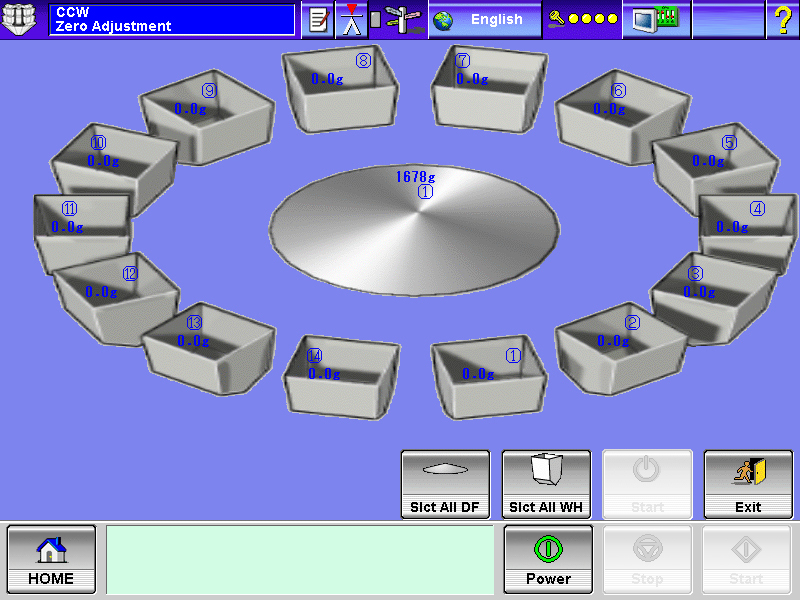
#> input picture CCWRSimulator/assets/screens/zero-adjust.jpg, 800 x 600 px, found by its file name
$ python tint_selection.py public/screens/zero-adjust.jpg public/screens
#> lines starting #> are read from the running program, lines starting #| are printed output that depends on the picture; after the words box and inside, x2 and y2 are one past the last pixel; in counts of white or black regions, pixels touching at a corner belong together
#> in main, im is the input picture: PIL image 800x600 RGB; mean R, G, B 144.1, 149, 202.6
#!/usr/bin/env python3
"""Make the Zero Adjustment selection states from our own artwork.

On the real unit, Slct All WH turns every weigh hopper blue and Slct All DF
turns the dispersion table blue: blue means selected, and Start only runs on
what is selected. The extracted screen shows everything DESELECTED, and the
movie recolors the shapes at runtime, so there is no second bitmap to extract.

Rather than photograph the selected states under the emulator — which would put
Ruffle's rendering into the shipped art — the shapes are found in our own
screenshot and recolored here. The screen stays pixel-accurate; only the fill
of the hoppers and the disc changes, the way the machine changes it.

The shapes are separable by color alone: the hoppers and the disc are
achromatic 3D renders, the wallpaper behind them is blue-purple, and the head
numbers and weights are blue text. What is left after taking the achromatic
pixels is exactly the parts that light up.

    python3 tools/tint_selection.py public/screens/zero-adjust.jpg public/screens
"""
import os
import sys

import numpy as np
from PIL import Image

# Measured on individual hopper faces, against a verified capture of the
# running original showing the ring selected:
#
#   hopper 8   off (108,109,128) -> on (75,75,202)
#   hopper 1   off (150,152,185) -> on (93,95,210)
#   hopper 11  off (160,161,167) -> on (74,74,193)
#
# Note the output barely moves while the input spans 108-160: selecting does
# not scale the grey, it REPLACES it with a blue that keeps only a little of
# the original shading. A per-channel multiply reproduces neither the hue nor
# that compression — it just washes the shapes out — so the shade is rebuilt
# from luminance instead.
BLUE_BASE = (38, 39, 148)   # the colour at zero luminance
BLUE_GAIN = (0.30, 0.30, 0.35)   # how much of the original shading survives


def recolor(value):
    return tuple(BLUE_BASE[c] + value * BLUE_GAIN[c] for c in range(3))


TOP_BAR = 40      # title bar — never part of the ring
BOTTOM_BAR = 440  # fixed key bar


def shape_mask(rgb):
    """The hoppers and the dispersion table: everything that is not wallpaper.

    Keying on the SHAPES' own colour fails — their shaded interiors are noisy
    after JPEG, so the mask comes out full of pinholes and recolouring stipples
    it. The wallpaper behind them, by contrast, is one flat purple. Masking what
    is NOT wallpaper gives solid shapes, dark interiors included.
    """
    r, g, b = rgb[..., 0], rgb[..., 1], rgb[..., 2]
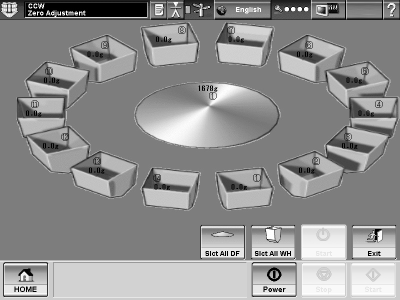
#> r: shape (600, 800) (shown at 1/2 size); min 0, max 255, mean 144.1
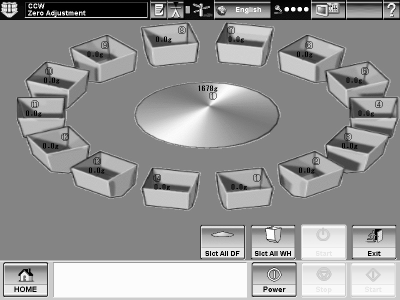
#> g: shape (600, 800) (shown at 1/2 size); min 0, max 255, mean 149
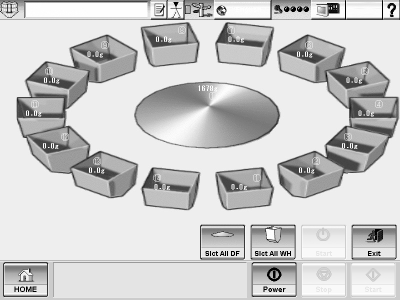
#> b: shape (600, 800) (shown at 1/2 size); min 0, max 255, mean 202.6
    # Sampled from an empty corner of the screen area.
    br, bg, bb = 125, 132, 238
    wallpaper = (abs(r - br) < 26) & (abs(g - bg) < 26) & (abs(b - bb) < 26)
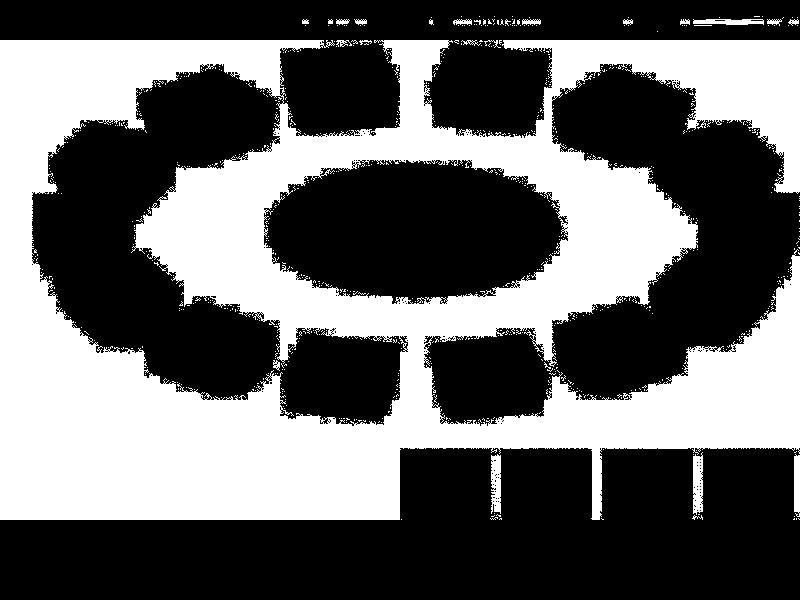
#> wallpaper: shape (600, 800) bool; 40.6% white; 781 white regions (760 under 20 px), largest, box (x1, y1, x2, y2) and area: (0, 40, 800, 520) 190890, (693, 452, 703, 515) 533, (491, 454, 501, 514) 503
    m = ~wallpaper
    m[:TOP_BAR, :] = False
    m[BOTTOM_BAR:, :] = False
#> m: shape (600, 800) bool; 34.1% white; 70 white regions (66 under 20 px), largest, box (x1, y1, x2, y2) and area: (32, 40, 408, 426) 64962, (424, 64, 800, 426) 55264, (264, 160, 568, 304) 33410, (424, 40, 552, 138) 9858
    # The head numbers and weights are blue text ON the shapes, so they are
    # already inside the mask and recolour with them, exactly as the unit does.
    return m


# The dispersion table, measured on the artwork and checked by drawing it back
# over the screen. Separating it from the ring geometrically beats connected
# components here: JPEG noise speckles the masks and fragments the flood fill.
TABLE = {'cx': 420, 'cy': 233, 'rx': 148, 'ry': 70}


def split(mask):
    """(hoppers, dispersion table) — the table is what falls inside the ellipse."""
    h, w = mask.shape
    yy, xx = np.mgrid[0:h, 0:w]
    inside = (((xx - TABLE['cx']) / TABLE['rx']) ** 2
              + ((yy - TABLE['cy']) / TABLE['ry']) ** 2) <= 1.0
    return mask & ~inside, mask & inside


# The head numbers and weights are printed in the RCU's blue on the grey
# shapes. Recoloured with everything else they vanish into the new blue, so
# they are lifted to near-white instead — which is how they read on the real
# unit once a hopper is selected.
TEXT_ON_BLUE = (235, 238, 255)


def text_mask(rgb):
    r, g, b = rgb[..., 0], rgb[..., 1], rgb[..., 2]
    return (r < 120) & (g < 120) & (b > 110) & (b - r > 45)


def tinted(rgb, mask):
    """Recolor the masked shapes to the selected blue, keeping their shading."""
    out = rgb.astype(float).copy()
    lum = rgb.astype(float).mean(axis=2)
    text = text_mask(rgb.astype(int)) & mask
    fill = mask & ~text
    for c in range(3):
        ch = out[..., c]
        ch[fill] = np.clip(BLUE_BASE[c] + lum[fill] * BLUE_GAIN[c], 0, 255)
        ch[text] = TEXT_ON_BLUE[c]
    return out.astype('uint8')


def main(src, outdir):
    im = Image.open(src).convert('RGB')
    rgb = np.asarray(im)
    mask = shape_mask(rgb)
    hoppers, disc = split(mask)
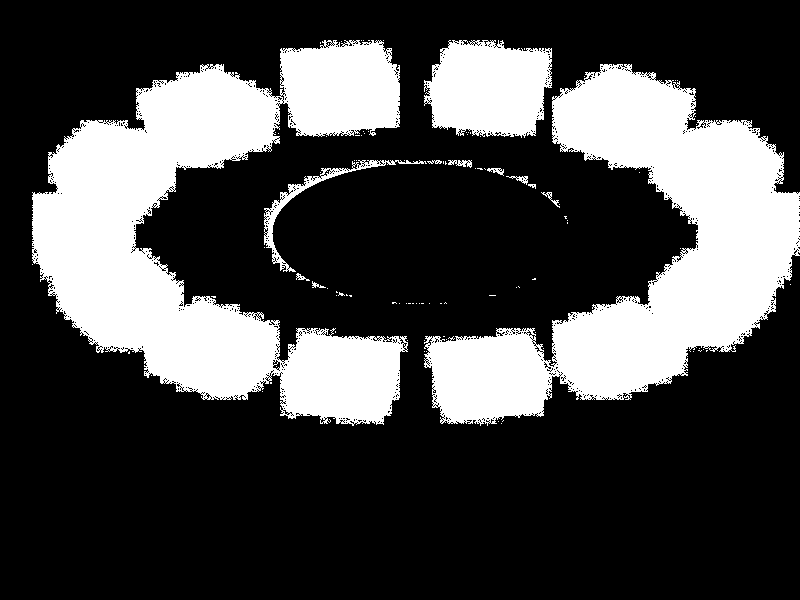
#> hoppers: shape (600, 800) bool; 27.5% white; 100 white regions (88 under 20 px), largest, box (x1, y1, x2, y2) and area: (32, 40, 408, 426) 64962, (424, 64, 800, 426) 55264, (424, 40, 552, 138) 9858
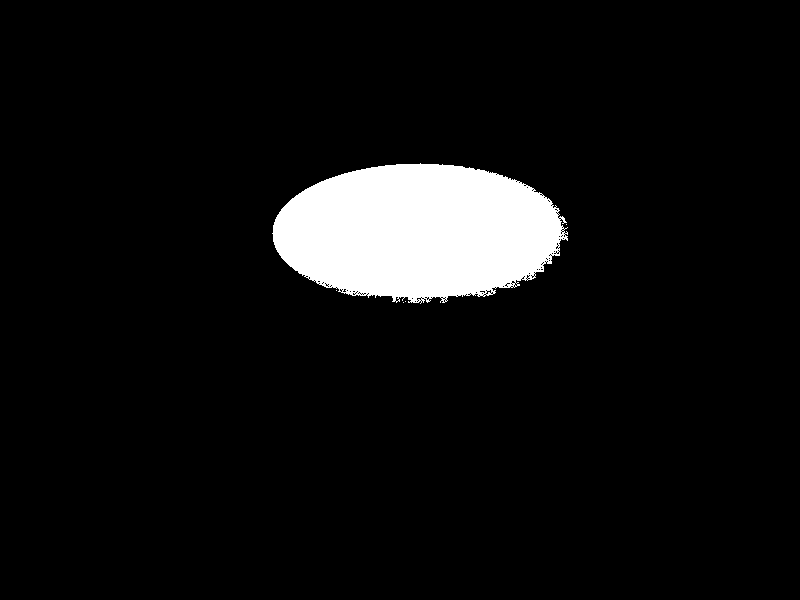
#> disc: shape (600, 800) bool; 6.5% white; 5 white regions (4 under 20 px), largest, box (x1, y1, x2, y2) and area: (272, 163, 568, 304) 31396
    print('hoppers %d px, dispersion table %d px' % (hoppers.sum(), disc.sum()))
#| hoppers 132194 px, dispersion table 31400 px

    stem = os.path.splitext(os.path.basename(src))[0]
    for name, m in (('wh', hoppers), ('df', disc), ('wh-df', hoppers | disc)):
        path = os.path.join(outdir, f'{stem}--{name}.jpg')
        Image.fromarray(tinted(rgb, m)).save(path, quality=92)
        print('  wrote', path)
#> this loop made 3 passes
#> name on passes 1 to 3: 'wh', 'df', 'wh-df'
#> (printed output is left out)
#> pass 1, in tinted, `lum = rgb.astype(float).mean(axis=2)`:
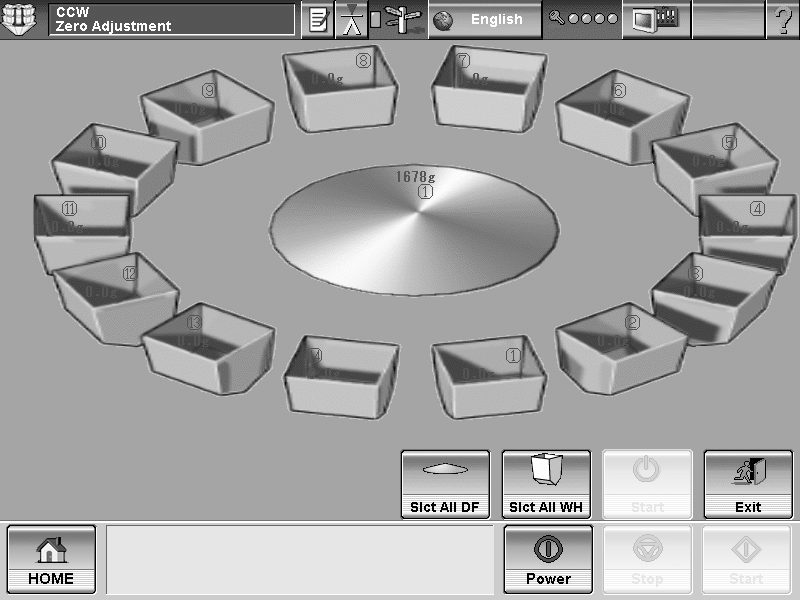
#> lum: shape (600, 800) float64; min 0, max 255, mean 165.2


if __name__ == '__main__':
    if len(sys.argv) != 3:
        raise SystemExit(__doc__)
    main(sys.argv[1], sys.argv[2])

$ run again, with CCWRSimulator/assets/screens/assistant.jpg copied over CCWRSimulator/assets/screens/zero-adjust.jpg
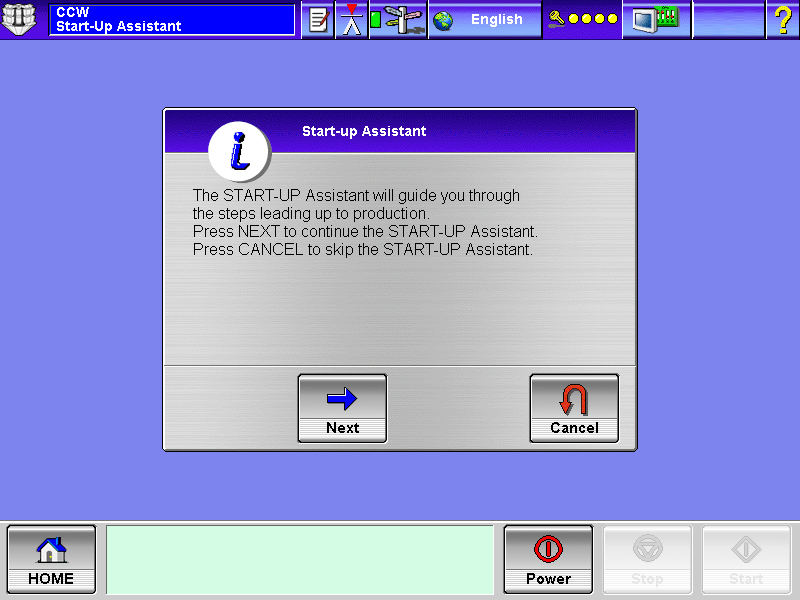
#> input picture CCWRSimulator/assets/screens/assistant.jpg, 800 x 600 px, found by its file name
#> in main, im is the input picture: PIL image 800x600 RGB; mean R, G, B 151.1, 154.1, 215.6
#> in shape_mask, `wallpaper = (abs(r - br) < 26) & (abs(g - bg) < 26) & (abs(b - bb) < 26)`:
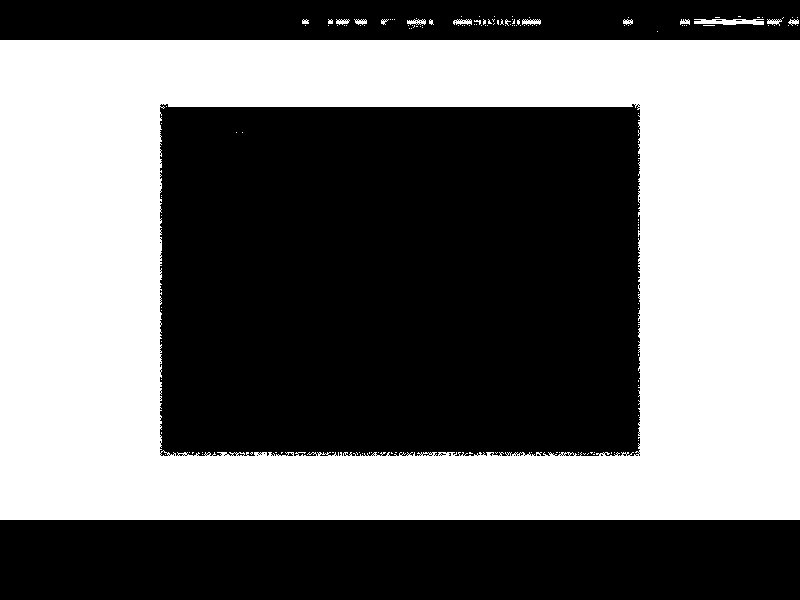
#> wallpaper: shape (600, 800) bool; 45.6% white; 149 white regions (135 under 20 px), largest, box (x1, y1, x2, y2) and area: (0, 40, 800, 520) 217871, (694, 19, 764, 25) 327, (522, 19, 541, 25) 81
#> hoppers: shape (600, 800) bool; 26.4% white; 6 white regions (5 under 20 px), largest, box (x1, y1, x2, y2) and area: (160, 104, 640, 440) 126723
#> disc: shape (600, 800) bool; 6.8% white; 1 white region, box (x1, y1, x2, y2) and area: (272, 163, 569, 304) 32517
#| hoppers 126729 px, dispersion table 32517 px
#> the loop in main, `for name, m in (('wh', hoppers), ('df', disc), ('wh-df', hoppers | dis..` made 3 passes
#> name on passes 1 to 3: 'wh', 'df', 'wh-df'
#> (printed output is left out)
#> pass 1, in tinted, `lum = rgb.astype(float).mean(axis=2)`:
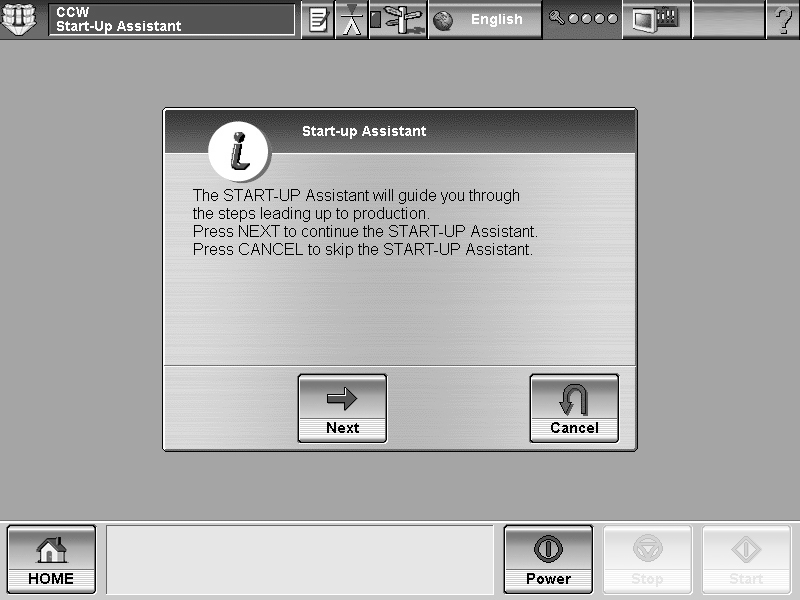
#> lum: shape (600, 800) float64; min 0, max 255, mean 173.6

$ run again, with CCWRSimulator/assets/screens/autoadj-afv.jpg copied over CCWRSimulator/assets/screens/zero-adjust.jpg
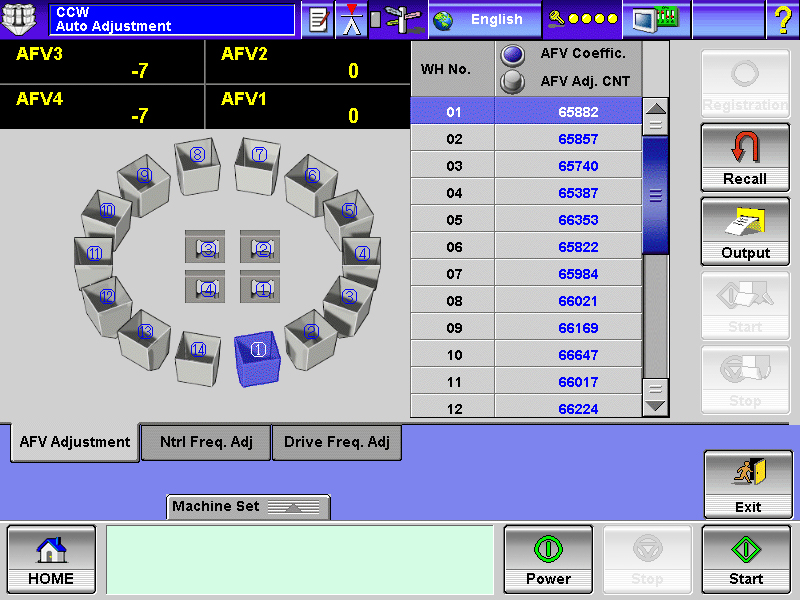
#> input picture CCWRSimulator/assets/screens/autoadj-afv.jpg, 800 x 600 px, found by its file name
#> in main, im is the input picture: PIL image 800x600 RGB; mean R, G, B 160.4, 162.8, 184.2
#> in shape_mask, `wallpaper = (abs(r - br) < 26) & (abs(g - bg) < 26) & (abs(b - bb) < 26)`:
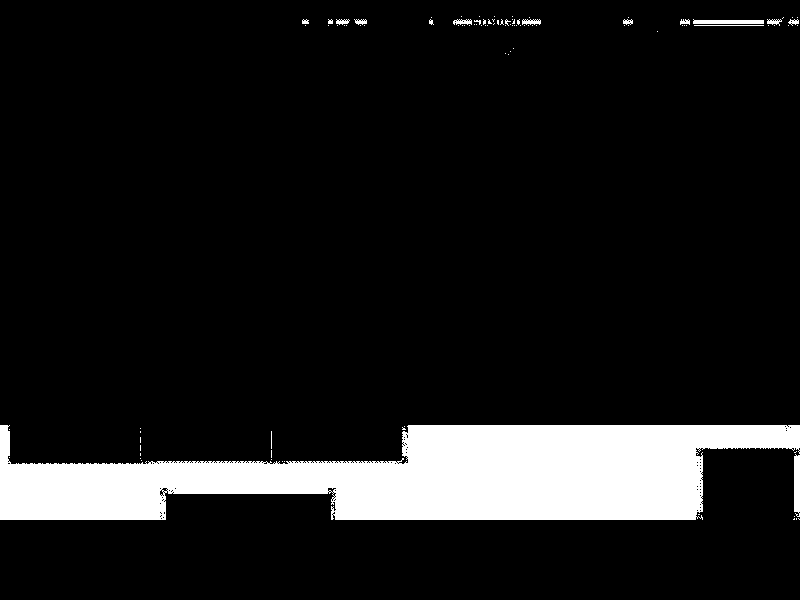
#> wallpaper: shape (600, 800) bool; 10.7% white; 98 white regions (84 under 20 px), largest, box (x1, y1, x2, y2) and area: (0, 425, 800, 520) 49762, (794, 454, 800, 517) 351, (693, 19, 764, 24) 284
#> hoppers: shape (600, 800) bool; 58.6% white; 12 black regions (9 under 20 px), largest, box (x1, y1, x2, y2) and area: (0, 425, 800, 600) 134067, (272, 163, 569, 304) 32517, (0, 0, 800, 40) 32000
#> disc: shape (600, 800) bool; 6.8% white; 1 white region, box (x1, y1, x2, y2) and area: (272, 163, 569, 304) 32517
#| hoppers 281400 px, dispersion table 32517 px
#> the loop in main, `for name, m in (('wh', hoppers), ('df', disc), ('wh-df', hoppers | dis..` made 3 passes
#> name on passes 1 to 3: 'wh', 'df', 'wh-df'
#> (printed output is left out)
#> pass 1, in tinted, `lum = rgb.astype(float).mean(axis=2)`:
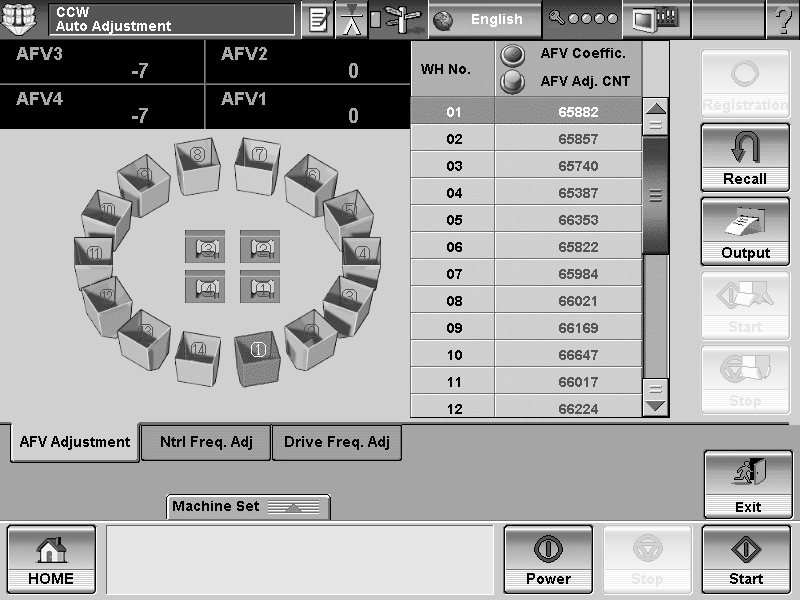
#> lum: shape (600, 800) float64; min 0, max 255, mean 169.1
